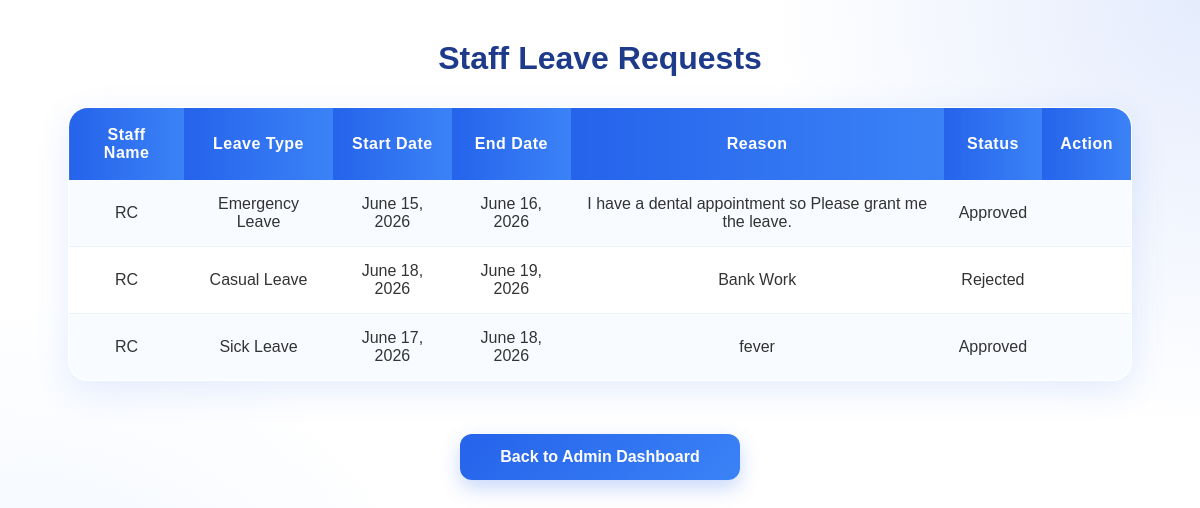
The page /leave/view/ (signed in) on the database its author committed.
### leave/models.py (models this page shows, shortened)
class Leave(models.Model):
    user = models.ForeignKey(User,on_delete=models.CASCADE)
    leave_type = models.CharField(max_length=20)
    start_date = models.DateField()
    end_date = models.DateField()
    reason = models.TextField()
    status = models.CharField(max_length=20,default='Pending')

### leave/views.py (the view)
# urls.py: path('view/',views.view_leaves,name='view_leaves'),
@login_required
def view_leaves(request):
    if request.user.profile.role != 'admin':
        return redirect('staff_dashboard')
    leaves = Leave.objects.all()
    return render(request,'view_leaves.html',{'leaves':leaves})

### templates/view_leaves.html (shortened to what this page needs)
<!DOCTYPE html>
<html lang="en">
<head>
</head>
<body>
    <h2>Staff Leave Requests</h2>
    <table>
        <tr>
            <th>Staff Name</th>
            <th>Leave Type</th>
            <th>Start Date</th>
            <th>End Date</th>
            <th>Reason</th>
            <th>Status</th>
            <th>Action</th>
        </tr>
        {% for i in leaves %}
        <tr>
            <td>{{i.user.username}}</td>
            <td>{{i.leave_type}}</td>
            <td>{{i.start_date}}</td>
            <td>{{i.end_date}}</td>
            <td>{{i.reason}}</td>
            <td>{{i.status}}</td>
            <td>
            </td>
        </tr>
        {% empty %}
        <tr>
            <td>No Leave requests found</td>
        </tr>
        {% endfor %}
    </table>
    <br>
    <a href="{% url 'admin_dashboard' %}">Back to Admin Dashboard</a>
</body>
</html>

### templates/view_leaves.html (style rules this page uses)
* { margin:0; padding:0; box-sizing:border-box; font-family:Arial, Helvetica, sans-serif; }
:root { --primary:#2563eb; --secondary:#3b82f6; --light:#dbeafe; --extra-light:#eff6ff; --dark:#1e3a8a; --white:#ffffff; }
body { background: radial-gradient(circle at top right, rgba(37,99,235,0.12), transparent 30%), radial-gradient(circle at bottom left, rgba(59,130,246,0.10), transparent 35%), #ffffff; min-height:100vh; padding:40px; }
h2 { text-align:center; color:var(--dark); margin-bottom:30px; font-size:32px; font-weight:bold; }
table { width:95%; margin:auto; border-collapse:collapse; background:rgba(255,255,255,0.95); backdrop-filter:blur(10px); border:1px solid var(--light); border-radius:20px; overflow:hidden; box-shadow: 0 10px 35px rgba(37,99,235,0.12); }
th { background: linear-gradient( 90deg, var(--primary), var(--secondary)); color:white; padding:18px; text-align:center; font-size:16px; letter-spacing:0.5px; }
td { padding:15px; text-align:center; color:#333; border-bottom: 1px solid #edf2f7; }
tr:nth-child(even) { background:#f8fbff; }
br + a { display:block; width:280px; margin:35px auto; text-align:center; text-decoration:none; background: linear-gradient( 135deg, var(--primary), var(--secondary)); color:white; padding:14px; border-radius:12px; font-weight:bold; box-shadow: 0 8px 20px rgba(37,99,235,0.25); transition:all 0.3s ease; }

### rows shown on the page
Leave: user.username "RC", leave_type "Emergency Leave", start_date "June 15, 2026", end_date "June 16, 2026", reason "I have a dental appointment so Please grant me the leave.", status "Approved"
Leave: user.username "RC", leave_type "Casual Leave", start_date "June 18, 2026", end_date "June 19, 2026", reason "Bank Work", status "Rejected"
Leave: user.username "RC", leave_type "Sick Leave", start_date "June 17, 2026", end_date "June 18, 2026", reason "fever", status "Approved"
